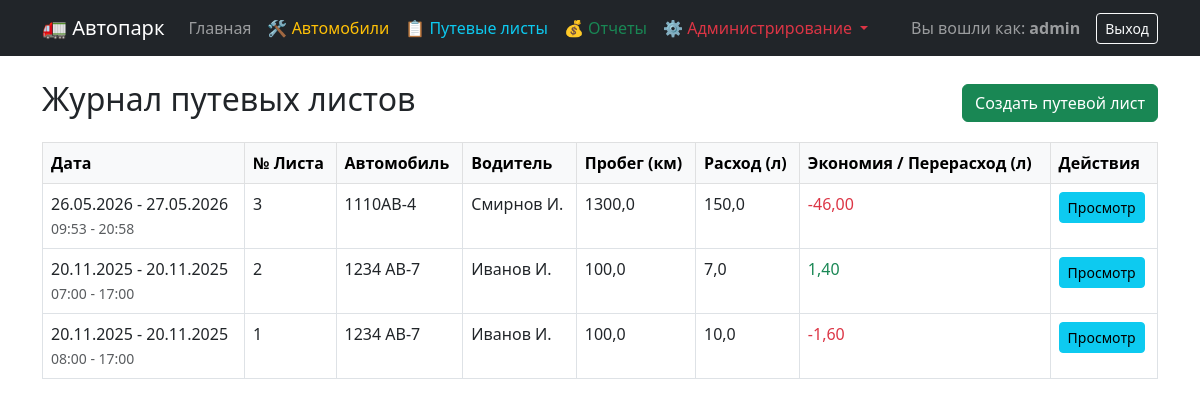
Page /logs/ (signed in) on the committed database.
### fleet/models.py (models this page shows, shortened)
class TravelLog(models.Model):
    automobile = models.ForeignKey(Automobile, on_delete=models.CASCADE, verbose_name="Автомобиль")
    driver = models.ForeignKey(Driver, on_delete=models.CASCADE, verbose_name="Водитель")
    log_number = models.CharField(max_length=50, default=get_next_log_number, verbose_name="Номер путевого листа")
    start_date = models.DateField(default=timezone.now, verbose_name="Дата начала поездки")
    departure_time = models.TimeField(verbose_name="Время выезда")
    end_date = models.DateField(default=timezone.now, verbose_name="Дата окончания поездки")
    return_time = models.TimeField(verbose_name="Время возвращения")
    start_mileage = models.FloatField(verbose_name="Показания спидометра при выезде")
    end_mileage = models.FloatField(verbose_name="Показания спидометра при возвращении")
    route = models.TextField(verbose_name="Маршрут следования")
    fuel_balance_start = models.FloatField(verbose_name="Остаток горючего при выезде")
    fuel_issued = models.FloatField(default=0, verbose_name="Выдано горючего")
    fuel_balance_end = models.FloatField(verbose_name="Остаток горючего при возвращении")
    @property
    def distance_traveled(self):
        return self.end_mileage - self.start_mileage
    @property
    def normative_fuel(self):
        return (self.distance_traveled / 100) * self.automobile.fuel_consumption_rate
    @property
    def actual_fuel(self):
        return (self.fuel_balance_start + self.fuel_issued) - self.fuel_balance_end
    @property
    def economy_overrun(self):
        return self.normative_fuel - self.actual_fuel
    class Meta:
        verbose_name = "Путевой лист"
        verbose_name_plural = "Путевые листы"
        ordering = ['-start_date', '-id']

class Automobile(models.Model):
    make = models.CharField(max_length=50, verbose_name="Марка")
    model = models.CharField(max_length=50, verbose_name="Модель")
    license_plate = models.CharField(max_length=20, unique=True, verbose_name="Гос. номер")
    fuel_consumption_rate = models.FloatField(verbose_name="Норма расхода (л/100км)")
    current_mileage = models.FloatField(default=0, verbose_name="Текущий пробег (км)")
    inspection_due_date = models.DateField(verbose_name="Дата окончания техосмотра")
    insurance_due_date = models.DateField(verbose_name="Дата окончания страховки")
    last_updated = models.DateTimeField(auto_now=True, verbose_name="Последнее изменение")
    class Meta:
        verbose_name = "Автомобиль"
        verbose_name_plural = "Автомобили"

class Driver(models.Model):
    last_name = models.CharField(max_length=50, verbose_name="Фамилия", default="")
    first_name = models.CharField(max_length=50, verbose_name="Имя", default="")
    middle_name = models.CharField(max_length=50, blank=True, null=True, verbose_name="Отчество")
    contact_info = models.CharField(max_length=200, verbose_name="Контактные данные")
    class Meta:
        verbose_name = "Водитель"
        verbose_name_plural = "Водители"

### fleet/views.py (the view)
# urls.py: path('logs/', views.log_list, name='log_list'),
@login_required
@user_passes_test(is_dispatcher)
def log_list(request):
    logs = TravelLog.objects.all().order_by('-start_date', '-id')
    return render(request, 'fleet/log_list.html', {'logs': logs})

### fleet/templatetags/fleet_extras.py (called while the page is built)
@register.filter(name='has_group')
def has_group(user, group_name):
    return user.groups.filter(name=group_name).exists()

### fleet/views.py (called while the page is built)
def is_dispatcher(user):
    return user.groups.filter(name='Dispatcher').exists() or user.is_superuser

### fleet/templates/fleet/log_list.html
{% extends 'fleet/base.html' %}
{% block content %}
    <div class="d-flex justify-content-between align-items-center mb-3">
        <h2>Журнал путевых листов</h2>
        <a href="{% url 'log_create' %}" class="btn btn-success">Создать путевой лист</a>
    </div>
    <table class="table table-bordered table-hover">
        <thead class="table-light">
        <tr>
            <th>Дата</th>
            <th>№ Листа</th>
            <th>Автомобиль</th>
            <th>Водитель</th>
            <th>Пробег (км)</th>
            <th>Расход (л)</th>
            <th>Экономия / Перерасход (л)</th>
            <th>Действия</th>
        </tr>
        </thead>
        <tbody>
        {% for log in logs %}
            <tr>
                <td>
                    <div>{{ log.start_date|date:"d.m.Y" }} - {{ log.end_date|date:"d.m.Y" }}</div>
                    <small class="text-muted">{{ log.departure_time|time:"H:i" }}
                        - {{ log.return_time|time:"H:i" }}</small>
                </td>
                <td>{{ log.log_number }}</td>
                <td>{{ log.automobile.license_plate }}</td>
                <td>{{ log.driver.last_name }} {{ log.driver.first_name|slice:":1" }}.</td>
                <td>{{ log.distance_traveled|floatformat:1 }}</td>
                <td>{{ log.actual_fuel|floatformat:1 }}</td>
                <td class="{% if log.economy_overrun >= 0 %}text-success{% else %}text-danger{% endif %}">
                    {{ log.economy_overrun|floatformat:2 }}
                </td>
                <td>
                    <a href="{% url 'log_detail' log.pk %}" class="btn btn-info btn-sm" title="Просмотр">Просмотр</a>
                </td>
            </tr>
        {% endfor %}
        </tbody>
    </table>
{% endblock %}

### fleet/templates/fleet/base.html (shortened to what this page needs)
{% load fleet_extras %}
<!DOCTYPE html>
<html lang="ru">
<head>
    <link href="https://cdn.jsdelivr.net/npm/bootstrap@5.3.0/dist/css/bootstrap.min.css" rel="stylesheet">
</head>
<body>
<nav class="navbar navbar-expand-lg navbar-dark bg-dark mb-4">
    <div class="container">
        <a class="navbar-brand" href="{% url 'dashboard' %}">🚛 Автопарк</a>
        {% if user.is_authenticated %}
            <div class="collapse navbar-collapse" id="navbarNav">
                <ul class="navbar-nav me-auto">
                    <li class="nav-item">
                        <a class="nav-link" href="{% url 'dashboard' %}">Главная</a>
                    </li>
                    {% if user|has_group:"Mechanic" or user.is_superuser %}
                        <li class="nav-item">
                            <a class="nav-link text-warning" href="{% url 'car_list' %}">🛠 Автомобили</a>
                        </li>
                    {% endif %}
                    {% if user|has_group:"Dispatcher" or user.is_superuser %}
                        <li class="nav-item">
                            <a class="nav-link text-info" href="{% url 'log_list' %}">📋 Путевые листы</a>
                        </li>
                    {% endif %}
                    {% if user|has_group:"Accountant" or user.is_superuser %}
                        <li class="nav-item">
                            <a class="nav-link text-success" href="{% url 'reports_selection' %}">💰 Отчеты</a>
                        </li>
                    {% endif %}
                    {% if user|has_group:"Administrator" or user.is_superuser %}
                        <li class="nav-item dropdown">
                            <a class="nav-link dropdown-toggle text-danger" href="#" role="button"
                               data-bs-toggle="dropdown">
                                ⚙️ Администрирование
                            </a>
                        </li>
                    {% endif %}
                </ul>
                <span class="navbar-text me-3">
                    Вы вошли как: <b>{{ user.username }}</b>
                </span>
                <form method="post" action="{% url 'logout' %}">
                    <button type="submit" class="btn btn-outline-light btn-sm">Выход</button>
                </form>
            </div>
        {% endif %}
    </div>
</nav>
<div class="container">
    {% block content %}
    {% endblock %}
</div>
</body>
</html>

### rows in the picture
TravelLog: start_date "26.05.2026", end_date "27.05.2026", departure_time "09:53", return_time "20:58", log_number "3", automobile.license_plate "1110АВ-4", driver.last_name "Смирнов", driver.first_name "И", distance_traveled "1300,0", actual_fuel "150,0", economy_overrun "-46,00"
TravelLog: start_date "20.11.2025", end_date "20.11.2025", departure_time "07:00", return_time "17:00", log_number "2", automobile.license_plate "1234 AB-7", driver.last_name "Иванов", driver.first_name "И", distance_traveled "100,0", actual_fuel "7,0", economy_overrun "1,40"
TravelLog: start_date "20.11.2025", end_date "20.11.2025", departure_time "08:00", return_time "17:00", log_number "1", automobile.license_plate "1234 AB-7", driver.last_name "Иванов", driver.first_name "И", distance_traveled "100,0", actual_fuel "10,0", economy_overrun "-1,60"

### other values in the picture
{{ user.username }} "admin"
